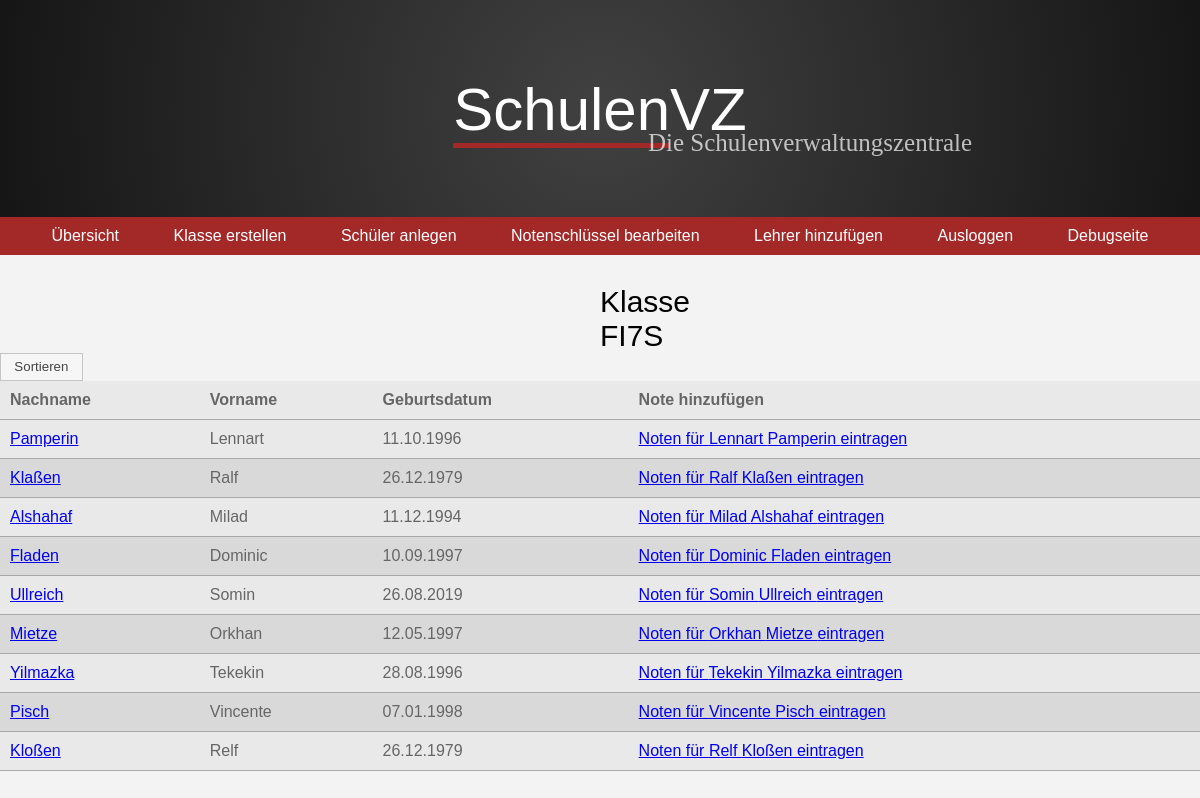
/index.php?id=FI7S (signed in), run on the app's committed database.
### tables this page shows
CREATE TABLE `schueler` (
  `id_Schueler` int(11) NOT NULL,
  `Vorname` varchar(45) NOT NULL,
  `Nachname` varchar(45) NOT NULL,
  `Geburtsdatum` date NOT NULL,
  `Kurs_id_Kurs` int(11) DEFAULT NULL
);

### files_lp/includes/DoublyLinkedList.php (called while the page is built, shortened)
<?php
require_once 'Student.php';
require_once 'Element.php';
class DoublyLinkedList
{
    private $start;
    private $count;
    public function __construct($name, $key, $id)
    {
        $this->start = null;
        $this->count = 0;
    }
    public function add($data)
    {
        $element = new Element($data);
        if ($this->start === null) {
            $this->start = $element;
            $this->count++;
            return;
        }
        $this->count++;
    }
    public function readList()
    {
        $array = array();
        if ($this->count === 0)
        {
            echo "Noch keine Einträge vorhanden.<br>";
        }
        else
        {
            $start = $this->getStart();
            $data = $start->getData();
            for ($i = 0; $i < $this->count; $i++) {
                $array[] = $data;
                $start = $start->getNext();
                if ($start !== null)
                {
                    $data = $start->getData();
                }
                else
                {
                    return $array;
                }
            }
            return $array;
        }
    }
    public function getStart()
    {
        return $this->start;
    }
}

### files_lp/includes/Student.php (called while the page is built, shortened)
<?php
require_once 'Element.php';
require_once 'DoublyLinkedList.php';
class Student
{
    private $firstName;
    private $lastName;
    private $bday;
    private $id;
    public function __construct($id, $firstName, $lastName, $bday, $class)
    {
        $this->id = $id;
        $this->firstName = $firstName;
        $this->lastName = $lastName;
        $this->bday = $bday;
    }
    public function getId()
    {
        return $this->id;
    }
    public function getFirstName()
    {
        return $this->firstName;
    }
    public function getLastName()
    {
        return $this->lastName;
    }
    public function getBday()
    {
        return $this->bday;
    }
    public function getStudentData()
    {
        $data = array();
        $id = $this->getId();
        $first = $this->getFirstName();
        $last = $this->getLastName();
        $bd = $this->getBday();
        array_push($data, $first, $last, $bd, $id);
        return $data;
    }
}

### files_lp/includes/Element.php (called while the page is built, shortened)
<?php
require_once 'Student.php';
require_once 'DoublyLinkedList.php';
class Element
{
    private $next;
    private $data;
    public function __construct(Student $data)
    {
        $this->data = $data;
    }
    public function setNext($element)
    {
        if ($element === null)
        {
            $this->next = null;
        }
        else
        {
            $this->next = $element;
        }
    }
    public function getNext()
    {
        return $this->next;
    }
    public function getData()
    {
        return $this->data->getStudentData();
    }
}

### project_files/Database.php (called while the page is built, shortened)
<?php
abstract class DB {
    public static function convertDate($date) {
        if ($date) {
            return date('d.m.Y', strtotime($date));
        }
        else {
            return NULL;
        }
    }
}

### files_lp/functions/listHelper.php (the view, shortened to what this page needs)
<?php
require_once 'files_lp/includes/DoublyLinkedList.php';
require_once 'files_lp/includes/Element.php';
require_once 'files_lp/includes/Student.php';
require_once 'project_files/Database.php';
function buildList($class)
{
    $PDO = DB::load(DBHOST, DBNAME, DBUSERNAME, DBPASSWORD);
    $search = "SELECT s.id_Schueler, s.Vorname, s.Nachname, s.Geburtsdatum FROM kurs
               LEFT JOIN schueler s on kurs.id_Kurs = s.Kurs_id_Kurs
               WHERE kurs.kursName = ?";
    $pre = $PDO->prepare($search);
    $pre->execute(array($class));
    $test = $pre->fetchAll(PDO::FETCH_ASSOC);
}
function printList($liste, $kurs, $sort = false)
{
    if ($sort == true)
    {
        $sorted = sortList($kurs);
        $array = $sorted->readList();
        $sortVal = 1;
    }
    else
    {
        $array = $liste->readList();
    }
    echo "<tbody id='myTbody'>";
    foreach ($array as $row)
    {
        echo "<tr onclick='makeTrClickableAgain(this)'>";
        echo "<td id='last' class='dontTouchThis'>";
        echo "<a href='grades.php?id=".$row[3]."&class=".$kurs."'>".$row[1]."</a>";
        echo "</td>";
        echo "<td id='first'>";
        echo $row[0];
        echo "</td>";
        echo "<td id='birth'>";
        echo DB::convertDate($row[2]);
        echo "</td>";
        echo "<td class='dontTouchThis'>";
        echo "<a href='newGrade.php?id=".$row[3]."&class=".$kurs."'>Noten für ".$row[0]." ".$row[1]." eintragen</a>";
        echo "</td>";
        echo "</tr>";
    }
    echo "</tbody>";
}

### files_lp/ui/header.php (shortened to what this page needs)
<?php
require_once 'project_files/Database.php';
include_once "files_lp/includes/DoublyLinkedList.php";
include_once "files_lp/includes/Element.php";
include_once "files_lp/includes/Student.php";
include_once "files_lp/functions/listHelper.php";
?>
<head>
    <link rel="stylesheet" href="jquery-ui-1.12.1/jquery-ui.css">
    <link rel="stylesheet" href="files_lp/styles/styles.css">
</head>
<body>
<div id="headerContainer">
    <div id="logoContainer">
        <div id="headline"><span>Schulen</span>VZ</div>
        <div id="subHeadline">Die Schulenverwaltungszentrale</div>
    </div>
    <div id="menuContainer">
        <ul>
            <li><a href="index.php">Übersicht</a></li>
            <li><a href="newClass.php">Klasse erstellen</a></li>
            <li><a href="newStudent.php">Schüler anlegen</a></li>
            <li><a href="newGradeKey.php">Notenschlüssel bearbeiten</a></li>
            <li><a href="newUser.php">Lehrer hinzufügen</a></li>
            <li><a href="logout.php">Ausloggen</a></li>
            <li><a href="debug.php">Debugseite</a></li>
        </ul>
    </div>
</div>

### index.php (shortened to what this page needs)
<?php
include_once 'files_lp/ui/header.php';
if (isset($_SESSION['UserRight']) AND isset($_SESSION['UserLogin']))
{
    $userRight = $_SESSION['UserRight'];
    if ($userRight == "ADMIN")
    {
        if (isset($_GET['id']) AND isset($_GET['sort']))
        {
            $kurs = strtoupper($_GET['id']);
            $sort = $_GET['sort'];
            if (isset($_SESSION[$kurs]))
            {
                $liste = unserialize($_SESSION[$kurs]);
            }
            else
            {
                buildList($kurs);
                $liste = unserialize($_SESSION[$kurs]);
            }
            echo "<p id='className'> Klasse ".$kurs."</p>";
            echo "<table id='myTable'>";
            echo "<thead>";
            echo "<tr>";
            echo "<th>Nachname</th>";
            echo "<th>Vorname</th>";
            echo "<th>Geburtsdatum</th>";
            echo "<th>Note hinzufügen</th>";
            echo "</tr>";
            echo "</thead>";
            printList($liste, $kurs, true);
            echo "</table>";
        }
        elseif (isset($_GET['id']))
        {
            $kurs = strtoupper($_GET['id']);
            if (isset($_SESSION[$kurs]))
            {
                $liste = unserialize($_SESSION[$kurs]);
            }
            else
            {
                buildList($kurs);
                $liste = unserialize($_SESSION[$kurs]);
            }
            ?>
            <p id='className'>Klasse <?= $kurs ?></p>
            <button class='ui-button' onclick="location.href='?id=<?= $kurs ?>&sort=true'">Sortieren</button>
            <?php
            echo "<table id='myTable'>";
            echo "<thead>";
            echo "<tr>";
            echo "<th>Nachname</th>";
            echo "<th>Vorname</th>";
            echo "<th>Geburtsdatum</th>";
            echo "<th>Note hinzufügen</th>";
            echo "</tr>";
            echo "</thead>";
            printList($liste, $kurs);
            echo "</table>";
        }
    }
}
else
{
    header("Location: login.php");
}
?>

### files_lp/styles/styles.css (style rules this page uses)
body { background-color: var(--backgroundColor); font-family: var(--mainFont); margin: 0; padding: 0; }
#logoContainer { background: var(--headerLogoGradient); color: var(--elementsOnAccentColor); text-align: center; padding: 75px 0 60px 0; }
#logoContainer #headline { font-size: 60px; font-weight: 100; font-family: "Khand", sans-serif; }
#logoContainer #headline span { border-bottom: 5px solid var(--accentColor); }
#logoContainer #subHeadline { font-size: 25px; font-weight: 100; opacity: 0.7; margin-top: -15px; position: relative; left: 210px; font-family: 'Caveat', cursive; display: inline-block; }
#headerContainer { margin-bottom: 30px; }
#menuContainer { background-color: var(--accentColor); color: var(--elementsOnAccentColor); }
#menuContainer ul { list-style-type: none; padding-inline-start: 0; margin: 0; width: 100%; text-align: center; }
#menuContainer li { display: inline-block; position: relative; }
#menuContainer a { padding: 10px 25px; display: inline-block; position: relative; }
#menuContainer a { text-decoration: none; color: var(--elementsOnAccentColor); }
table { border-collapse: collapse; width: 100%; font-family: var(--mainFont); text-align: left; }
table thead { background-color: var(--accentColor); color: var(--elementsOnAccentColor); font-weight: bold; }
td, th { padding: 10px; color: #666; }
tr { border-bottom: 1px solid var(--tableBorders); }
tr:nth-child(even) { background-color: var(--softerMainColor); }
tr:nth-child(odd):not(.tableHead) { background-color: var(--softMainColor); }
#className { margin-left: 50%; margin-right: 40%; font-size: 30px; margin-bottom: 0px; padding-bottom: 0px; }

### data on the page
schueler: Nachname "Pamperin", Vorname "Lennart", Geburtsdatum "11.10.1996"
schueler: Nachname "Klaßen", Vorname "Ralf", Geburtsdatum "26.12.1979"
schueler: Nachname "Alshahaf", Vorname "Milad", Geburtsdatum "11.12.1994"
schueler: Nachname "Fladen", Vorname "Dominic", Geburtsdatum "10.09.1997"
schueler: Nachname "Ullreich", Vorname "Somin", Geburtsdatum "26.08.2019"
schueler: Nachname "Mietze", Vorname "Orkhan", Geburtsdatum "12.05.1997"
schueler: Nachname "Yilmazka", Vorname "Tekekin", Geburtsdatum "28.08.1996"
schueler: Nachname "Pisch", Vorname "Vincente", Geburtsdatum "07.01.1998"
schueler: Nachname "Kloßen", Vorname "Relf", Geburtsdatum "26.12.1979"

### other printed values
$kurs "FI7S"
